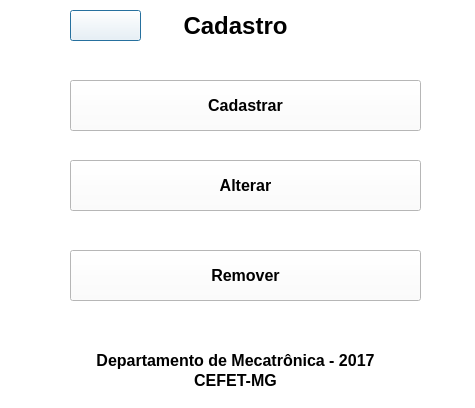
<?xml version="1.0" encoding="UTF-8"?>
<ui version="4.0">
 <class>MenuCadasOption</class>
 <widget class="QDialog" name="MenuCadasOption">
  <property name="geometry">
   <rect>
    <x>0</x>
    <y>0</y>
    <width>475</width>
    <height>408</height>
   </rect>
  </property>
  <property name="windowTitle">
   <string>Dialog</string>
  </property>
  <property name="styleSheet">
   <string notr="true">background-color: rgb(255, 255, 255);</string>
  </property>
  <widget class="QLabel" name="label_2">
   <property name="geometry">
    <rect>
     <x>0</x>
     <y>350</y>
     <width>471</width>
     <height>20</height>
    </rect>
   </property>
   <property name="font">
    <font>
     <pointsize>12</pointsize>
     <weight>75</weight>
     <bold>true</bold>
    </font>
   </property>
   <property name="text">
    <string>Departamento de Mecatrônica - 2017</string>
   </property>
   <property name="alignment">
    <set>Qt::AlignCenter</set>
   </property>
  </widget>
  <widget class="QLabel" name="label">
   <property name="geometry">
    <rect>
     <x>0</x>
     <y>10</y>
     <width>471</width>
     <height>31</height>
    </rect>
   </property>
   <property name="font">
    <font>
     <pointsize>18</pointsize>
     <weight>75</weight>
     <bold>true</bold>
    </font>
   </property>
   <property name="text">
    <string>Cadastro</string>
   </property>
   <property name="alignment">
    <set>Qt::AlignCenter</set>
   </property>
  </widget>
  <widget class="QLabel" name="label_3">
   <property name="geometry">
    <rect>
     <x>0</x>
     <y>370</y>
     <width>471</width>
     <height>20</height>
    </rect>
   </property>
   <property name="font">
    <font>
     <pointsize>12</pointsize>
     <weight>75</weight>
     <bold>true</bold>
    </font>
   </property>
   <property name="text">
    <string>CEFET-MG</string>
   </property>
   <property name="alignment">
    <set>Qt::AlignCenter</set>
   </property>
  </widget>
  <widget class="QPushButton" name="pushButton_4">
   <property name="geometry">
    <rect>
     <x>70</x>
     <y>10</y>
     <width>71</width>
     <height>31</height>
    </rect>
   </property>
   <property name="minimumSize">
    <size>
     <width>61</width>
     <height>31</height>
    </size>
   </property>
   <property name="maximumSize">
    <size>
     <width>100</width>
     <height>100</height>
    </size>
   </property>
   <property name="styleSheet">
    <string notr="true">background-image: url(:/img/img/voltar.png);</string>
   </property>
   <property name="text">
    <string/>
   </property>
  </widget>
  <widget class="QPushButton" name="pushButton">
   <property name="geometry">
    <rect>
     <x>70</x>
     <y>80</y>
     <width>351</width>
     <height>51</height>
    </rect>
   </property>
   <property name="font">
    <font>
     <pointsize>12</pointsize>
     <weight>75</weight>
     <bold>true</bold>
    </font>
   </property>
   <property name="text">
    <string>Cadastrar</string>
   </property>
  </widget>
  <widget class="QPushButton" name="pushButton_2">
   <property name="geometry">
    <rect>
     <x>70</x>
     <y>160</y>
     <width>351</width>
     <height>51</height>
    </rect>
   </property>
   <property name="font">
    <font>
     <pointsize>12</pointsize>
     <weight>75</weight>
     <bold>true</bold>
    </font>
   </property>
   <property name="text">
    <string>Alterar</string>
   </property>
  </widget>
  <widget class="QPushButton" name="pushButton_3">
   <property name="geometry">
    <rect>
     <x>70</x>
     <y>250</y>
     <width>351</width>
     <height>51</height>
    </rect>
   </property>
   <property name="font">
    <font>
     <pointsize>12</pointsize>
     <weight>75</weight>
     <bold>true</bold>
    </font>
   </property>
   <property name="text">
    <string>Remover</string>
   </property>
   <property name="autoDefault">
    <bool>true</bool>
   </property>
   <property name="default">
    <bool>false</bool>
   </property>
   <property name="flat">
    <bool>false</bool>
   </property>
  </widget>
 </widget>
 <resources/>
 <connections>
  <connection>
   <sender>pushButton</sender>
   <signal>clicked()</signal>
   <receiver>MenuCadasOption</receiver>
   <slot>close()</slot>
   <hints>
    <hint type="sourcelabel">
     <x>134</x>
     <y>103</y>
    </hint>
    <hint type="destinationlabel">
     <x>41</x>
     <y>118</y>
    </hint>
   </hints>
  </connection>
  <connection>
   <sender>pushButton_4</sender>
   <signal>clicked()</signal>
   <receiver>MenuCadasOption</receiver>
   <slot>close()</slot>
   <hints>
    <hint type="sourcelabel">
     <x>93</x>
     <y>29</y>
    </hint>
    <hint type="destinationlabel">
     <x>46</x>
     <y>70</y>
    </hint>
   </hints>
  </connection>
  <connection>
   <sender>pushButton_2</sender>
   <signal>clicked()</signal>
   <receiver>MenuCadasOption</receiver>
   <slot>close()</slot>
   <hints>
    <hint type="sourcelabel">
     <x>319</x>
     <y>177</y>
    </hint>
    <hint type="destinationlabel">
     <x>449</x>
     <y>151</y>
    </hint>
   </hints>
  </connection>
  <connection>
   <sender>pushButton_3</sender>
   <signal>clicked()</signal>
   <receiver>MenuCadasOption</receiver>
   <slot>close()</slot>
   <hints>
    <hint type="sourcelabel">
     <x>373</x>
     <y>285</y>
    </hint>
    <hint type="destinationlabel">
     <x>437</x>
     <y>323</y>
    </hint>
   </hints>
  </connection>
 </connections>
</ui>
